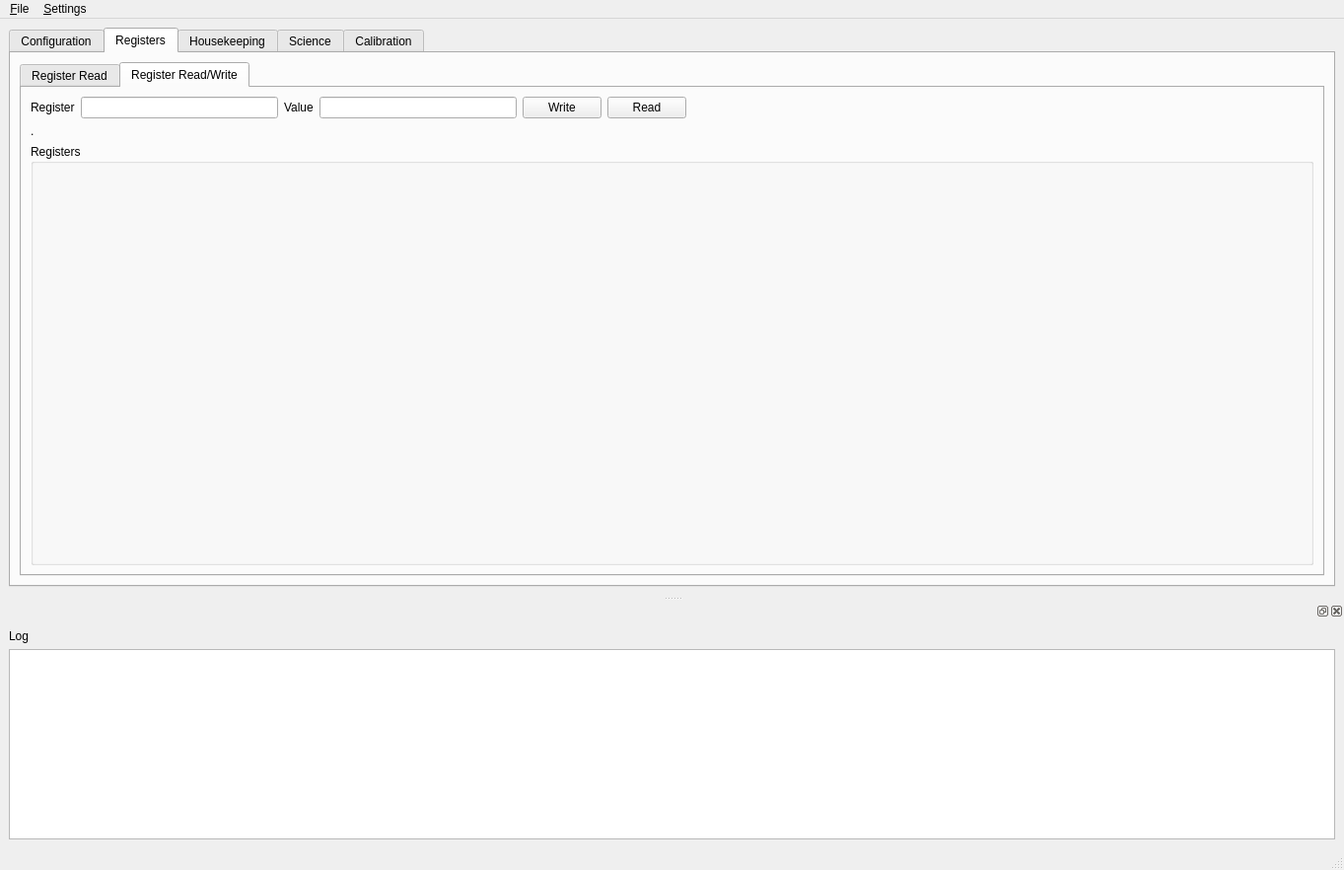
<?xml version="1.0" encoding="UTF-8"?>
<ui version="4.0">
 <class>MainWindow</class>
 <widget class="QMainWindow" name="MainWindow">
  <property name="geometry">
   <rect>
    <x>0</x>
    <y>0</y>
    <width>1363</width>
    <height>882</height>
   </rect>
  </property>
  <property name="windowTitle">
   <string>HIT DAQ</string>
  </property>
  <widget class="QWidget" name="centralwidget">
   <layout class="QVBoxLayout" name="verticalLayout">
    <item>
     <widget class="QTabWidget" name="tabWidget">
      <property name="enabled">
       <bool>true</bool>
      </property>
      <property name="sizePolicy">
       <sizepolicy hsizetype="Expanding" vsizetype="Expanding">
        <horstretch>0</horstretch>
        <verstretch>0</verstretch>
       </sizepolicy>
      </property>
      <property name="minimumSize">
       <size>
        <width>600</width>
        <height>300</height>
       </size>
      </property>
      <property name="autoFillBackground">
       <bool>false</bool>
      </property>
      <property name="currentIndex">
       <number>1</number>
      </property>
      <widget class="QWidget" name="tabControls">
       <attribute name="title">
        <string>Configuration</string>
       </attribute>
       <layout class="QVBoxLayout" name="verticalLayout_7">
        <item>
         <layout class="QVBoxLayout" name="verticalLayout_3">
          <item>
           <widget class="QGroupBox" name="groupBox">
            <property name="maximumSize">
             <size>
              <width>16777215</width>
              <height>100</height>
             </size>
            </property>
            <property name="title">
             <string>Connection</string>
            </property>
            <layout class="QHBoxLayout" name="horizontalLayout">
             <item>
              <widget class="QLabel" name="label">
               <property name="text">
                <string>IP</string>
               </property>
              </widget>
             </item>
             <item>
              <widget class="QLineEdit" name="ipAddressInput">
               <property name="maximumSize">
                <size>
                 <width>200</width>
                 <height>16777215</height>
                </size>
               </property>
               <property name="text">
                <string>10.42.0.130</string>
               </property>
              </widget>
             </item>
             <item>
              <widget class="QLabel" name="portLabel">
               <property name="text">
                <string>Port</string>
               </property>
              </widget>
             </item>
             <item>
              <widget class="QSpinBox" name="portInput">
               <property name="maximum">
                <number>65535</number>
               </property>
               <property name="value">
                <number>1002</number>
               </property>
              </widget>
             </item>
             <item>
              <widget class="QPushButton" name="connectBtn">
               <property name="text">
                <string>Connect</string>
               </property>
              </widget>
             </item>
             <item>
              <spacer name="horizontalSpacer">
               <property name="orientation">
                <enum>Qt::Horizontal</enum>
               </property>
               <property name="sizeHint" stdset="0">
                <size>
                 <width>40</width>
                 <height>20</height>
                </size>
               </property>
              </spacer>
             </item>
            </layout>
           </widget>
          </item>
          <item>
           <widget class="QGroupBox" name="basicOperationGroup">
            <property name="title">
             <string>Commands</string>
            </property>
           </widget>
          </item>
          <item>
           <widget class="QGroupBox" name="readoutsGroup">
            <property name="title">
             <string>Readout</string>
            </property>
           </widget>
          </item>
         </layout>
        </item>
       </layout>
      </widget>
      <widget class="QWidget" name="tabRegisters">
       <attribute name="title">
        <string>Registers</string>
       </attribute>
       <layout class="QVBoxLayout" name="verticalLayout_8">
        <item>
         <widget class="QTabWidget" name="registerContainerTab">
          <property name="currentIndex">
           <number>1</number>
          </property>
          <widget class="QWidget" name="registerReadTab">
           <attribute name="title">
            <string>Register Read</string>
           </attribute>
          </widget>
          <widget class="QWidget" name="registerReadWriteTab">
           <attribute name="title">
            <string>Register Read/Write</string>
           </attribute>
           <layout class="QVBoxLayout" name="verticalLayout_9">
            <item>
             <layout class="QHBoxLayout" name="horizontalLayout_5">
              <property name="sizeConstraint">
               <enum>QLayout::SetDefaultConstraint</enum>
              </property>
              <item>
               <widget class="QLabel" name="label_4">
                <property name="text">
                 <string>Register</string>
                </property>
               </widget>
              </item>
              <item>
               <widget class="QLineEdit" name="registerAddressInput">
                <property name="maximumSize">
                 <size>
                  <width>200</width>
                  <height>16777215</height>
                 </size>
                </property>
               </widget>
              </item>
              <item>
               <widget class="QLabel" name="label_5">
                <property name="text">
                 <string>Value</string>
                </property>
               </widget>
              </item>
              <item>
               <widget class="QLineEdit" name="registerValueInput">
                <property name="maximumSize">
                 <size>
                  <width>200</width>
                  <height>100</height>
                 </size>
                </property>
               </widget>
              </item>
              <item>
               <widget class="QPushButton" name="registerWriteButton">
                <property name="text">
                 <string>Write</string>
                </property>
               </widget>
              </item>
              <item>
               <widget class="QPushButton" name="registerReadButton">
                <property name="text">
                 <string>Read</string>
                </property>
               </widget>
              </item>
              <item>
               <spacer name="horizontalSpacer_3">
                <property name="orientation">
                 <enum>Qt::Horizontal</enum>
                </property>
                <property name="sizeHint" stdset="0">
                 <size>
                  <width>40</width>
                  <height>20</height>
                 </size>
                </property>
               </spacer>
              </item>
             </layout>
            </item>
            <item>
             <widget class="QLabel" name="registerNameLabel">
              <property name="maximumSize">
               <size>
                <width>16777215</width>
                <height>50</height>
               </size>
              </property>
              <property name="text">
               <string>.</string>
              </property>
             </widget>
            </item>
            <item>
             <widget class="QGroupBox" name="registerListGroup">
              <property name="sizePolicy">
               <sizepolicy hsizetype="Preferred" vsizetype="Expanding">
                <horstretch>0</horstretch>
                <verstretch>0</verstretch>
               </sizepolicy>
              </property>
              <property name="title">
               <string>Registers</string>
              </property>
             </widget>
            </item>
           </layout>
          </widget>
         </widget>
        </item>
       </layout>
      </widget>
      <widget class="QWidget" name="tabHousekeeping">
       <attribute name="title">
        <string>Housekeeping</string>
       </attribute>
       <layout class="QVBoxLayout" name="verticalLayout_5">
        <item>
         <layout class="QGridLayout" name="gridLayout_5">
          <item row="0" column="0">
           <widget class="QPushButton" name="hkSingleReadBtn">
            <property name="text">
             <string>Single-shot read</string>
            </property>
           </widget>
          </item>
          <item row="0" column="1">
           <spacer name="horizontalSpacer_12">
            <property name="orientation">
             <enum>Qt::Horizontal</enum>
            </property>
            <property name="sizeHint" stdset="0">
             <size>
              <width>288</width>
              <height>20</height>
             </size>
            </property>
           </spacer>
          </item>
          <item row="0" column="2">
           <widget class="QLabel" name="label_2">
            <property name="text">
             <string>Updated period (s)</string>
            </property>
           </widget>
          </item>
          <item row="0" column="3">
           <widget class="QSpinBox" name="hkPeriodInput">
            <property name="minimumSize">
             <size>
              <width>90</width>
              <height>0</height>
             </size>
            </property>
            <property name="value">
             <number>1</number>
            </property>
           </widget>
          </item>
          <item row="0" column="4">
           <widget class="QPushButton" name="hkStartBtn">
            <property name="text">
             <string>Start</string>
            </property>
           </widget>
          </item>
          <item row="1" column="0" colspan="5">
           <widget class="QTableWidget" name="hkTableWidget">
            <column>
             <property name="text">
              <string>ID</string>
             </property>
            </column>
            <column>
             <property name="text">
              <string>Name</string>
             </property>
            </column>
            <column>
             <property name="text">
              <string>Raw Value</string>
             </property>
            </column>
            <column>
             <property name="text">
              <string>Eng. Value</string>
             </property>
            </column>
           </widget>
          </item>
         </layout>
        </item>
       </layout>
      </widget>
      <widget class="QWidget" name="tabScience">
       <attribute name="title">
        <string>Science</string>
       </attribute>
       <layout class="QVBoxLayout" name="verticalLayout_6">
        <item>
         <layout class="QHBoxLayout" name="horizontalLayout_3">
          <item>
           <widget class="QPushButton" name="sciStartDRSBtn">
            <property name="text">
             <string>Start DRS read  </string>
            </property>
           </widget>
          </item>
          <item>
           <widget class="QPushButton" name="sciStopDRSBtn">
            <property name="text">
             <string>Stop DRS </string>
            </property>
           </widget>
          </item>
          <item>
           <widget class="QPushButton" name="sciTrigDRSBtn">
            <property name="text">
             <string>trigger DRS</string>
            </property>
           </widget>
          </item>
          <item>
           <widget class="QPushButton" name="sciSingReadBtn">
            <property name="text">
             <string>Single read per ch.</string>
            </property>
           </widget>
          </item>
          <item>
           <spacer name="horizontalSpacer_2">
            <property name="orientation">
             <enum>Qt::Horizontal</enum>
            </property>
            <property name="sizeHint" stdset="0">
             <size>
              <width>368</width>
              <height>20</height>
             </size>
            </property>
           </spacer>
          </item>
         </layout>
        </item>
        <item>
         <widget class="Line" name="line_2">
          <property name="orientation">
           <enum>Qt::Horizontal</enum>
          </property>
         </widget>
        </item>
        <item>
         <widget class="QWidget" name="widget_2" native="true">
          <property name="sizePolicy">
           <sizepolicy hsizetype="Preferred" vsizetype="Expanding">
            <horstretch>0</horstretch>
            <verstretch>0</verstretch>
           </sizepolicy>
          </property>
         </widget>
        </item>
       </layout>
      </widget>
      <widget class="QWidget" name="tabCalibration">
       <attribute name="title">
        <string>Calibration</string>
       </attribute>
       <layout class="QVBoxLayout" name="verticalLayout_4">
        <item>
         <layout class="QHBoxLayout" name="horizontalLayout_4">
          <item>
           <widget class="QPushButton" name="calStartBtn">
            <property name="text">
             <string>Start calibration</string>
            </property>
           </widget>
          </item>
          <item>
           <widget class="QPushButton" name="calStopBtn">
            <property name="text">
             <string>Stop calibration</string>
            </property>
           </widget>
          </item>
          <item>
           <spacer name="horizontalSpacer_4">
            <property name="orientation">
             <enum>Qt::Horizontal</enum>
            </property>
            <property name="sizeHint" stdset="0">
             <size>
              <width>518</width>
              <height>20</height>
             </size>
            </property>
           </spacer>
          </item>
         </layout>
        </item>
        <item>
         <widget class="Line" name="line">
          <property name="orientation">
           <enum>Qt::Horizontal</enum>
          </property>
         </widget>
        </item>
        <item>
         <widget class="QWidget" name="widget" native="true">
          <property name="sizePolicy">
           <sizepolicy hsizetype="Preferred" vsizetype="Expanding">
            <horstretch>0</horstretch>
            <verstretch>0</verstretch>
           </sizepolicy>
          </property>
         </widget>
        </item>
       </layout>
      </widget>
     </widget>
    </item>
   </layout>
  </widget>
  <widget class="QMenuBar" name="menubar">
   <property name="geometry">
    <rect>
     <x>0</x>
     <y>0</y>
     <width>1363</width>
     <height>26</height>
    </rect>
   </property>
   <widget class="QMenu" name="menuFile">
    <property name="title">
     <string>&amp;File</string>
    </property>
   </widget>
   <widget class="QMenu" name="menuSettings">
    <property name="title">
     <string>&amp;Settings</string>
    </property>
    <addaction name="actionIP"/>
   </widget>
   <addaction name="menuFile"/>
   <addaction name="menuSettings"/>
  </widget>
  <widget class="QStatusBar" name="statusbar"/>
  <widget class="QDockWidget" name="dockWidget_3">
   <property name="minimumSize">
    <size>
     <width>600</width>
     <height>250</height>
    </size>
   </property>
   <attribute name="dockWidgetArea">
    <number>8</number>
   </attribute>
   <widget class="QWidget" name="dockWidgetContents_3">
    <layout class="QHBoxLayout" name="horizontalLayout_2">
     <item>
      <layout class="QVBoxLayout" name="verticalLayout_2">
       <item>
        <widget class="QLabel" name="label_3">
         <property name="text">
          <string>Log</string>
         </property>
        </widget>
       </item>
       <item>
        <widget class="QListWidget" name="listWidget"/>
       </item>
      </layout>
     </item>
    </layout>
   </widget>
  </widget>
  <action name="actionIP">
   <property name="text">
    <string>IP</string>
   </property>
  </action>
 </widget>
 <resources>
  <include location="resources/mainwindow_rc5.qrc"/>
 </resources>
 <connections/>
</ui>
